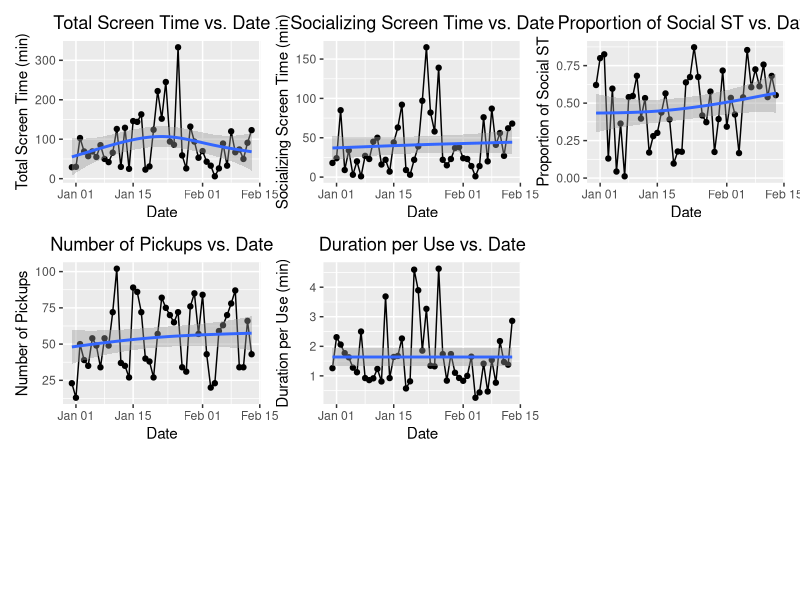
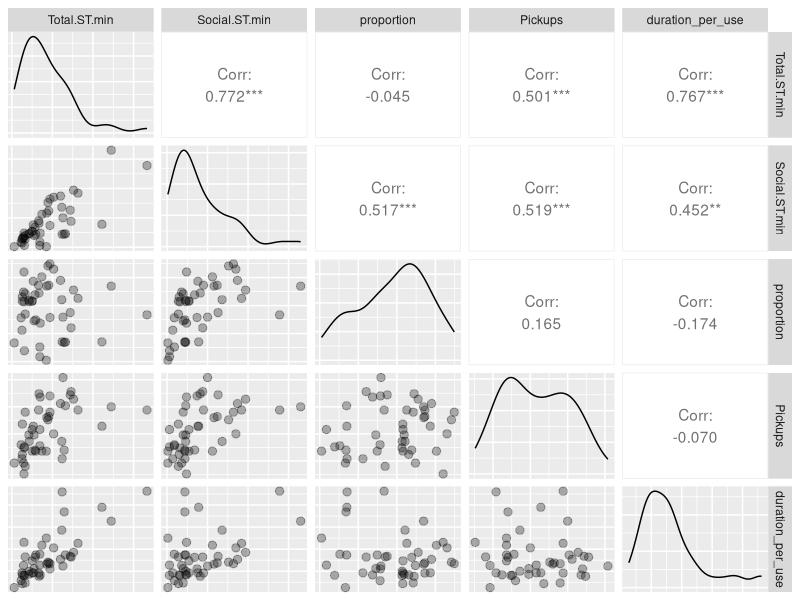

These charts were generated, in order, by the following R code: (Note: this script raises an error after producing the figures.)
## ---- chunk 1
knitr::opts_chunk$set(echo = TRUE)
## ---- chunk 2

library(tidyverse)
library(ggplot2)
library(patchwork)
library(knitr)
library(kableExtra)
Sys.setlocale("LC_TIME", "en_US.UTF-8")

data <- read.csv("BulunTe_IphoneMonitor.csv", header = TRUE)

data = data %>% mutate(proportion = Social.ST.min/Total.ST.min,
                       duration_per_use = Total.ST.min/Pickups)

data$Date = as.Date(data$Date,format="%m/%d/%Y")

data$weekday = (weekdays(data$Date)  %in% c( "Monday", "Tuesday", "Wednesday", "Thursday", "Friday")) %>% as.numeric() 

data$semster = (data$Date > date("0024-01-09")) %>% as.numeric()

data$semster_weekday = data$semster * data$weekday

## ---- chunk 3

# drawing the time series picture of total screen time, Social.ST.min, proportion, Pickups and duration_per_use

g1 = ggplot(data, aes(x = Date, y = Total.ST.min)) + 
  geom_line() + 
  geom_point() + 
  geom_smooth(method = "gam", se = TRUE) + 
  labs(title = "Total Screen Time vs. Date", x = "Date", y = "Total Screen Time (min)") + theme(plot.title = element_text(hjust = 0.5))


g2 = ggplot(data, aes(x = Date, y = Social.ST.min)) +
  geom_line() + 
  geom_point() + 
  geom_smooth(method = "gam", se = TRUE) + 
  labs(title = "Socializing Screen Time vs. Date", x = "Date", y = "Socializing Screen Time (min)") + theme(plot.title = element_text(hjust = 0.5))

g3 = ggplot(data, aes(x = Date, y = proportion)) +
  geom_line() + 
  geom_point() + 
  geom_smooth(method = "gam", se = TRUE) + 
  labs(title = "Proportion of Social ST vs. Date", x = "Date", y = "Proportion of Social ST") + theme(plot.title = element_text(hjust = 0.5))

g4 = ggplot(data, aes(x = Date, y = Pickups)) +
  geom_line() + 
  geom_point() + 
  geom_smooth(method = "gam", se = TRUE) + 
  labs(title = "Number of Pickups vs. Date", x = "Date", y = "Number of Pickups") + theme(plot.title = element_text(hjust = 0.5))

g5 = ggplot(data, aes(x = Date, y = duration_per_use)) +
  geom_line() + 
  geom_point() + 
  geom_smooth(method = "gam", se = TRUE) + 
  labs(title = "Duration per Use vs. Date", x = "Date", y = "Duration per Use (min)") + theme(plot.title = element_text(hjust = 0.5))

g1 + g2 + g3 + g4 + g5 + plot_layout(ncol = 3,heights = c(1, 1,1))

## ---- chunk 4

# making pairwise plot of five vairables

library(GGally)

data_temp = data %>% select(Total.ST.min, Social.ST.min, proportion, Pickups, duration_per_use)

ggpairs(data_temp, lower = list(continuous = wrap("points", alpha = 0.3, size = 2.5)), axisLabels = "none")

## ---- chunk 5

# making occupation time curve for five time variables

# Total Screen Time
c = seq(0,max(data$Total.ST.min)+1,max(data$Total.ST.min)/100)
st = sapply(c,function(x){return(sum(data$Total.ST.min >= x))})/length(data$Total.ST.min)
temp=data.frame(c,st)

g1 = ggplot(temp, aes(x = c, y=st)) + 
  geom_point(size = 1 )+
  geom_smooth(method = "gam", se = FALSE)+
  labs(title = "Occupation Time Curve for Total Screen Time", x = "Total Screen Time (min)", y = "Occupation Time Curve") + theme(plot.title = element_text(hjust = 0.5))



# Total social screen time

c = seq(0,max(data$Social.ST.min)+1,max(data$Social.ST.min)/100)
st = sapply(c,function(x){return(sum(data$Social.ST.min >= x))})/length(data$Social.ST.min)
temp=data.frame(c,st)

g2 = ggplot(temp, aes(x = c, y=st)) + 
  geom_point(size = 1)+
  geom_smooth(method = "gam", se = TRUE)+
  labs(title = "Occupation Time Curve for Social Screen Time", x = "Social Screen Time (min)", y = "Occupation Time Curve") + theme(plot.title = element_text(hjust = 0.5))

# Proportion

c = seq(0,max(data$proportion)+1,max(data$proportion)/100)
st = sapply(c,function(x){return(sum(data$proportion >= x))})/length(data$proportion)
temp=data.frame(c,st)

g3 = ggplot(temp, aes(x = c, y=st)) + 
  geom_point(size = 1)+
  geom_smooth(method = "gam", se = TRUE)+
  labs(title = "Occupation Time Curve for Proportion", x = "Proportion", y = "Occupation Time Curve") + theme(plot.title = element_text(hjust = 0.5))

# Pickups

c = seq(0,max(data$Pickups)+1,max(data$Pickups)/100)
st = sapply(c,function(x){return(sum(data$Pickups >= x))})/length(data$Pickups)
temp=data.frame(c,st)

g4 = ggplot(temp, aes(x = c, y=st)) + 
  geom_point(size = 1)+
  geom_smooth(method = "gam", se = TRUE)+
  labs(title = "Occupation Time Curve for Pickups", x = "Pickups", y = "Occupation Time Curve") + theme(plot.title = element_text(hjust = 0.5))


# Duration per use

c = seq(0,max(data$duration_per_use)+1,max(data$duration_per_use)/100)
st = sapply(c,function(x){return(sum(data$duration_per_use >= x))})/length(data$duration_per_use)
temp=data.frame(c,st)

g5 = ggplot(temp, aes(x = c, y=st)) + 
  geom_point(size = 1)+
  geom_smooth(method = "gam", se = TRUE)+
  labs(title = "Occupation Time Curve for Duration per Use", x = "Duration per Use (min)", y = "Occupation Time Curve") + theme(plot.title = element_text(hjust = 0.5))

g1+g2+g3+g4+g5+plot_layout(ncol = 3)


## ---- chunk 6

# Calculating ACF using acf() for five time series

par(mfrow=c(3,2))
acf(data$Total.ST.min, main = "ACF of Total Screen Time")
acf(data$Social.ST.min, main = "ACF of Social Screen Time")
acf(data$proportion, main = "ACF of Proportion")
acf(data$Pickups, main = "ACF of Pickups")
acf(data$duration_per_use, main = "ACF of Duration per Use")

# Seizinig acf values and using kable to display for five variables

acf_total = (acf(data$Total.ST.min, plot = FALSE)$acf[1:10]) %>% round(.,4)
acf_social = (acf(data$Social.ST.min, plot = FALSE)$acf[1:10]) %>% round(.,4)
acf_proportion = (acf(data$proportion, plot = FALSE)$acf[1:10]) %>% round(.,4)
acf_pickups = (acf(data$Pickups, plot = FALSE)$acf[1:10]) %>% round(.,4)
acf_duration = (acf(data$duration_per_use, plot = FALSE)$acf[1:10]) %>% round(.,4)

acf_table = data.frame(lag=0:9,acf_total,acf_social,acf_proportion,acf_pickups,acf_duration)


kable(acf_table, caption = "ACF values for five variables", format = "latex", booktabs = TRUE) %>%
  kable_styling(latex_options = c("striped", "hold_position"))


## ---- chunk 7
library("circular")
